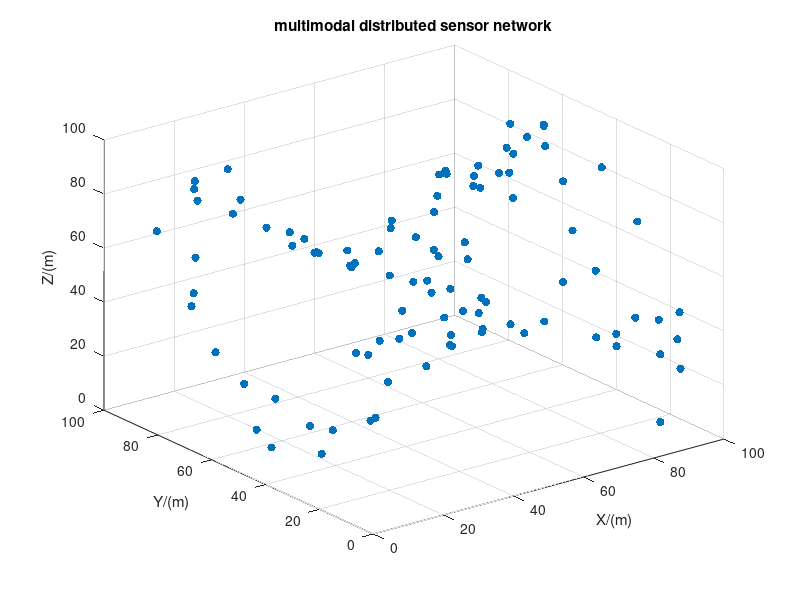

This figure's MATLAB source:
%% 3D Multimodal Sensor Node Distribution Generation
% Generates 3D sensor node positions with multimodal terrain features
% Node coordinates include (x, y, z), where z coordinate is generated by terrain function

clear all;      % Clear workspace variables
clc;            % Clear command window

%% Parameter Settings
nodeCount = 100;                % Number of sensor nodes
xRange = [-50, 50];              % x-coordinate range (first quadrant)
yRange = [-50, 50];              % y-coordinate range (first quadrant)

%% Generate Node Planar Coordinates
% Generate random x,y coordinates within the specified range
nodePositions = zeros(3, nodeCount);  % Pre-allocate memory: 3xnodeCount matrix
nodePositions(1, :) = (xRange(2) - xRange(1)) * rand(1, nodeCount) + xRange(1);  % x-coordinates
nodePositions(2, :) = (yRange(2) - yRange(1)) * rand(1, nodeCount) + yRange(1);  % y-coordinates

%% Calculate Node Elevation (z-coordinate) - Multimodal Terrain
% Use sine-cosine combination function to simulate multimodal terrain
for i = 1:nodeCount
    x = nodePositions(1, i);
    y = nodePositions(2, i);
    % multimodal terrain function (sine-cosine combination)
    % Using normalized coordinates (0-100) scaled appropriately
    nodePositions(3, i) = 50 * sin(0.05 * x) * cos(0.05 * y);  
end

%% Adjusted for first quadra
New_nodePositions(1, :)=nodePositions(1, :)+50;
New_nodePositions(2, :)=nodePositions(2, :)+50;
New_nodePositions(3, :)=nodePositions(3, :)+50;

%% Result Visualization (Optional)
%Uncomment the following lines to visualize node distribution
scatter3(New_nodePositions(1,:), New_nodePositions(2,:), New_nodePositions(3,:), 'filled');
xlabel('X/(m)'); ylabel('Y/(m)'); zlabel('Z/(m)');
title('multimodal distributed sensor network');
grid on;


